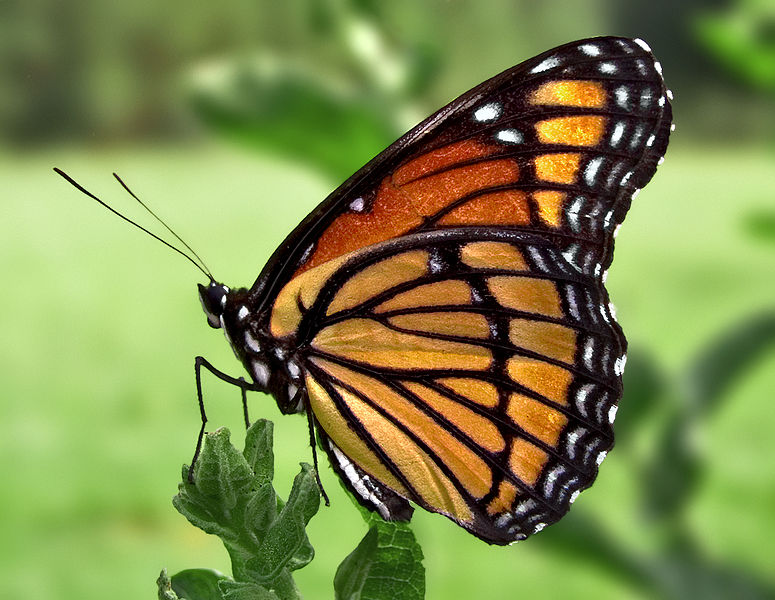
#> input picture app/src/main/assets/img.jpg, 775 x 600 px, found by its file name
$ python image_compression.py
#> lines starting #> are read from the running program, lines starting #| are printed output that depends on the picture
import os
import numpy as np
import struct
import time
from PIL import Image
from bitarray import bitarray
import math

def predict_values(channel, image_width, image_height):
    errors = np.zeros((image_height, image_width), dtype=np.int32)

    for y in range(image_height):
        for x in range(image_width):
            if y == 0 and x == 0:
                prediction = channel[0, 0]
            elif y == 0:
                prediction = channel[y, x - 1]
            elif x == 0:
                prediction = channel[y - 1, x]
            else:
                p_left = channel[y, x - 1]
                p_top = channel[y - 1, x]
                p_top_left = channel[y - 1, x - 1]

                if p_top_left >= max(p_left, p_top):
                    prediction = min(p_left, p_top)
                elif p_top_left <= min(p_left, p_top):
                    prediction = max(p_left, p_top)
                else:
                    prediction = p_left + p_top - p_top_left

            errors[y, x] = channel[y, x] - prediction

    return errors.flatten()

# Perform the inverse prediction based on JPEG-LS on a 2D channel.
# [27 lines left out: function predict_inverse, not called in this run]

# Set the header for a single channel compressed block.
# Packing: image_width (H), image_height (H), c0 (I), cn (I), n (I)
def set_channel_header(image_width, image_height, c0, cn, n):
    header = struct.pack('>HHIII', image_height, image_width, c0, cn, n)
    return header

# Decode the header information for a channel from a file-like object.
def decode_channel_header(file):
    height, width, c0, cn, n = struct.unpack('>HHIII', file.read(16))
    return height, width, c0, cn, n

# Encode a value into the bitstream using fixed binary encoding.
# [40 lines left out: functions encode, decode, ic, deic, not called in this run]

##########################################
# Compression and Decompression for Color Images
##########################################

def compress_color(image, output_path):
    """
    Compress a color image (3 channels) using channel-wise JPEG-LS prediction and interpolative coding.
    The file format will start with an overall header:
      - image height (H, 2 bytes)
      - image width (H, 2 bytes)
      - number of channels (B, 1 byte)
    Followed by, for each channel, a channel header (16 bytes) and the bitstream (the rest of the data for that channel).
    """
    # Ensure image is a numpy array and in RGB mode.
    if not isinstance(image, np.ndarray):
        image = np.array(image)

    if image.ndim != 3 or image.shape[2] != 3:
        raise ValueError("The provided image is not a color image with 3 channels.")

    height, width, channels = image.shape

    overall_header = struct.pack('>HHB', height, width, channels)
    with open(output_path, 'wb') as f:
        f.write(overall_header)

        # Process each channel separately.
        for ch in range(channels):
            channel = image[:, :, ch]
            errors = predict_values(channel, width, height)
            n = width * height

            # Map prediction errors to non-negative integers (using a similar scheme as before).
            N = np.zeros(n, dtype=np.int32)
            for i in range(n):
                if errors[i] >= 0:
                    N[i] = 2 * errors[i]
                else:
                    N[i] = 2 * abs(errors[i]) - 1

            # Compute cumulative sums.
            C = np.zeros(n, dtype=np.int32)
            C[0] = N[0]
            for i in range(1, n):
                C[i] = C[i - 1] + N[i]

            # Write channel header.
            channel_header = set_channel_header(width, height, C[0], C[-1], n)
            f.write(channel_header)

            # Create the bitstream using interpolative coding.
            bitstream = bitarray()
            bitstream = ic(bitstream, C, 0, n - 1)

            bitstream_bytes = bitstream.tobytes()
            stream_len = len(bitstream_bytes)
            f.write(struct.pack('>I', stream_len))
            f.write(bitstream_bytes)


def decompress_color(input_path, output_path):

    with open(input_path, 'rb') as f:
        overall_header = f.read(2 + 2 + 1)
        if len(overall_header) < 5:
            raise ValueError("File header too short.")
        height, width, channels = struct.unpack('>HHB', overall_header)

        reconstructed_image = np.zeros((height, width, channels), dtype=np.uint8)

        for ch in range(channels):
            chan_header = f.read(16)
            if len(chan_header) < 16:
                raise ValueError("Channel header too short.")
            h_chan, w_chan, c0, cn, n = struct.unpack('>HHIII', chan_header)

            if h_chan != height or w_chan != width:
                raise ValueError("Mismatch in channel dimensions.")

            stream_len_bytes = f.read(4)
            (stream_len,) = struct.unpack('>I', stream_len_bytes)
            bitstream_bytes = f.read(stream_len)
            bitstream = bitarray()
            bitstream.frombytes(bitstream_bytes)

            C = np.zeros(n, dtype=np.int32)
            C[0] = c0
            C[-1] = cn
            deic(bitstream, C, 0, n - 1)

            N = np.zeros(n, dtype=np.int32)
            N[0] = C[0]
            for i in range(1, n):
                N[i] = C[i] - C[i - 1]

            errors = np.zeros(n, dtype=np.int32)
            for i in range(n):
                if N[i] % 2 == 0:
                    errors[i] = N[i] // 2
                else:
                    errors[i] = -(N[i] + 1) // 2

            recon_channel = predict_inverse(errors, width, height)
            reconstructed_image[:, :, ch] = np.clip(recon_channel, 0, 255).astype(np.uint8)

        decompressed_image = Image.fromarray(reconstructed_image)
        decompressed_image.save(output_path)


if __name__ == '__main__':
    image = Image.open('img.jpg').convert('RGB')
#> image is the input picture: PIL image 775x600 RGB; mean R, G, B 126, 137.2, 75.5
    image_data = np.array(image, dtype=np.int32)

    height, width, channels = image_data.shape
#> height = 600; width = 775; channels = 3
    print(f"Image dimensions: {width}x{height}, Channels: {channels}")
#| Image dimensions: 775x600, Channels: 3

    start_time = time.time()
    compress_color(image_data, 'compressed.dat')
#> the loop in compress_color, `for ch in range(channels):` made 1 pass
#> pass 1, in compress_color, `channel = image[:, :, ch]`:
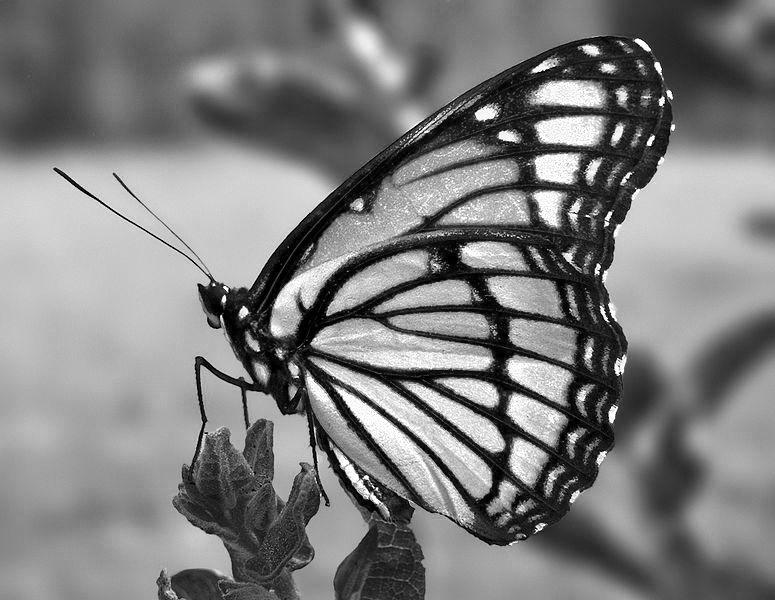
#> channel: shape (600, 775) int32; min 0, max 255, mean 126
#> (the call stopped at in compress_color, `bitstream = bitarray()`: bitarray is not available in this run)
    print(f"Compression Time: {time.time() - start_time:.2f} seconds")

    original_size = os.path.getsize('img.jpg')
    compressed_size = os.path.getsize('compressed.dat')
    print(f"Original Size: {original_size} bytes")
    print(f"Compressed Size: {compressed_size} bytes")
    print(f"Compression Ratio: {original_size / compressed_size:.2f}")

    start_time = time.time()
    decompress_color('compressed.dat', 'decompressed.jpg')
#> in decompress_color, `height, width, channels = struct.unpack('>HHB', overall_header)`: height = 600; width = 775; channels = 3
#> the loop in decompress_color, `for ch in range(channels):` made 1 pass
#> (h_chan, w_chan, c0, cn, n) on pass 1: (600, 775, 0, 5867889, 465000)
#> after the loop in decompress_color, `for ch in range(channels):`: reconstructed_image: shape (600, 775, 3); every value is 0
#> (the run stopped early here; a loop or call above may not have finished)
